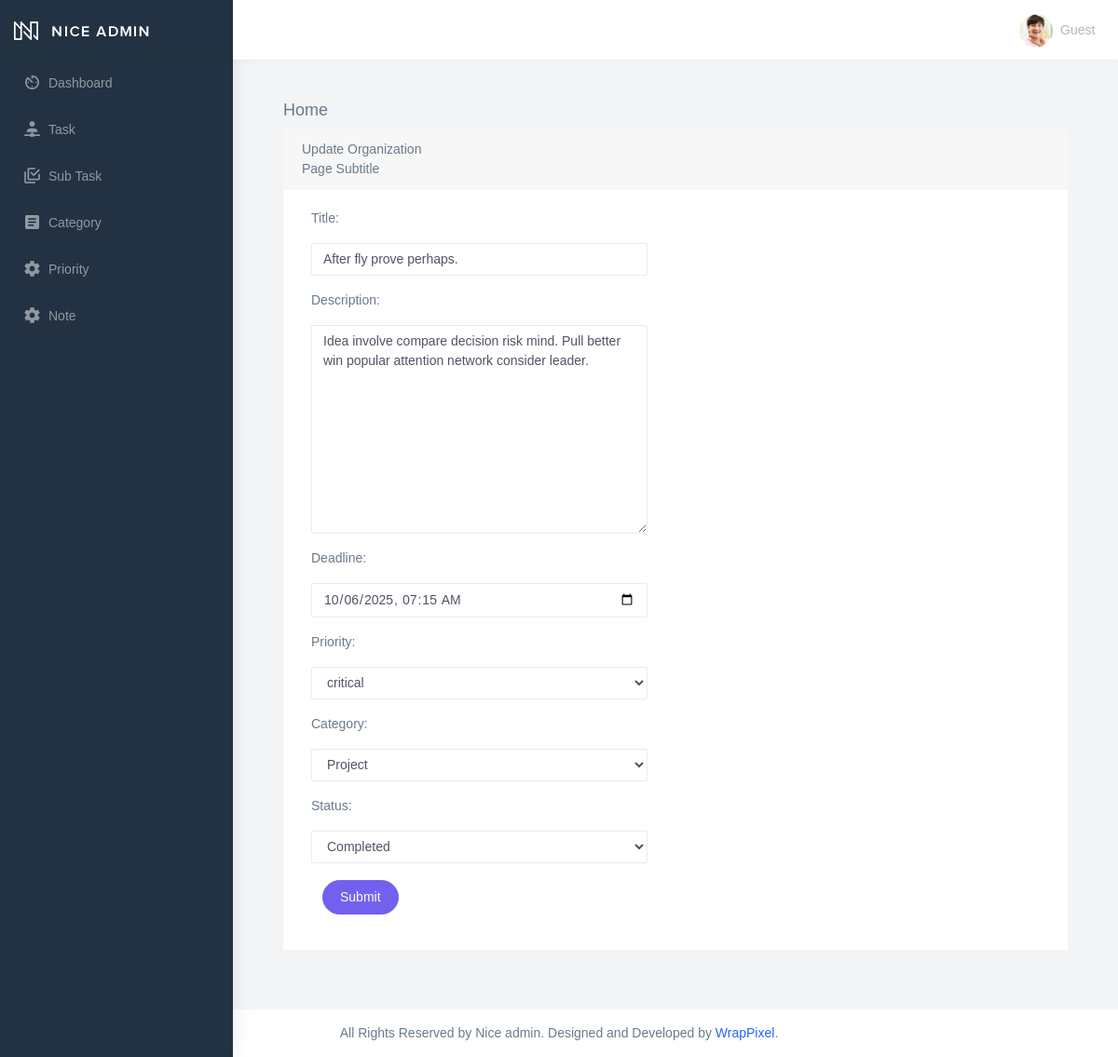
The page /task_list/20 on the database its author committed.
### to_do/models.py (models this page shows, shortened)
class BaseModel(models.Model):
    created_at = models.DateTimeField(auto_now_add=True, db_index=True)
    updated_at = models.DateTimeField(auto_now=True)
    class Meta:
        abstract = True

class Task(BaseModel):
    title = models.CharField(max_length=200)
    description = models.TextField(blank=True)
    deadline = models.DateTimeField(null=True, blank=True)
    priority = models.ForeignKey(Priority, on_delete=models.CASCADE)
    category = models.ForeignKey(Category, on_delete=models.CASCADE)
    status = models.CharField(
        max_length=50,
        choices=[
            ("Pending", "Pending"),
            ("In Progress", "In Progress"),
            ("Completed", "Completed"),
        ],
        default="Pending"
    )

### to_do/views.py (the view)
# urls.py: path('task_list/<pk>', TaskUpdateView.as_view(), name='task-update'),
class TaskUpdateView(UpdateView):
    model = Task
    form_class = TaskForm
    template_name = 'task_form.html'
    success_url = reverse_lazy('task-list')

### to_do/forms.py
class TaskForm(ModelForm):
    class Meta:
        model = Task
        fields = "__all__"
        widgets = {
            'deadline': forms.DateTimeInput(attrs={'class': 'form-control', 'type': 'datetime-local'})
        }

### to_do/models.py (called while the page is built)
    def __str__(self):
        return self.name

    def __str__(self):
        return self.name

### templates/task_form.html (shortened to what this page needs)
{% extends 'base.html' %}
{% load static %}
{% block content %}
<div class="content">
    <div class="container-fluid">
        <h4 class="page-title">Home</h4>
        <div class="row">
            <div class="col-md-12">
                <div class="card">
                    <div class="card-header">
                        <div class="card-title">{% if object %}Update Organization {% else %} Add New Task {% endif %}</div>
                        <div class="card-category">Page Subtitle</div>
                    </div>
                    <div class="col-md-6">
                        <div class="card-body">
                            <form class="" action="" method="post" novalidate>
                                {% include 'includes/form.html' %}
                                <div class="form-group">
                                    <div class="col-md-12 col-sm-3">
                                        <button type="submit" class="btn btn-primary btn-rounded">Submit</button>
                                    </div>
                                </div>
                            </form>
                        </div>
                    </div>
                </div>
            </div>
        </div>
    </div>
</div>
{% endblock %}

### templates/includes/form.html (shortened to what this page needs)
{% load widget_tweaks %}
{% for field in form %}
<div class="field item form-group">
  <label>{{ field.label_tag }}</label>
  <div class="form-group">
    {% render_field field class="form-control" %}
  </div>
</div>
{% endfor %}

### static/assets/css/demo/custom.css (style rules this page uses)
.content { padding: 1.5rem; min-height: calc(100vh - 140px); }
.container-fluid { max-width: 1400px; margin: 0 auto; }
.card-body { padding: 1.25rem; }
.form-control { max-width: 100%; }
.btn { white-space: normal; word-wrap: break-word; margin: 2px; }

### rows shown on the page
Task: title "After fly prove perhaps." "Idea involve compare decision risk mind. Pull better win popular attention network consider leader." "10/06/2025 07:15" "critical" "Project" "Completed"

### other values the page prints
{{ field.label_tag }} "Title:" "Description:" "Deadline:" "Priority:" "Category:" "Status:"
